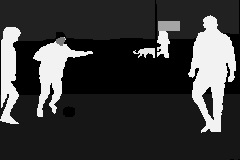
#> input picture 8. connected_component/image.jpg, 240 x 160 px
$ python connected_component.py
#> lines starting #> are read from the running program, lines starting #| are printed output that depends on the picture
from PIL import Image
import numpy as np
from scipy import ndimage
import matplotlib.pyplot as plt
blur_radius = 1.0
threshold = 50
img = Image.open('image.jpg').convert('L')
img = np.asarray(img)
blur_img = ndimage.gaussian_filter(img, blur_radius)
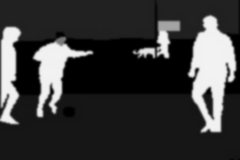
#> blur_img: shape (160, 240); min 0, max 242, mean 56.9
final_img, nr_objects = ndimage.label(blur_img > threshold)
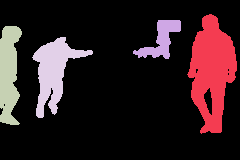
#> final_img: shape (160, 240) int32; 5 distinct labels, from 0 to 4; one colour per label, 0 black
#> nr_objects = 4
fig = plt.figure(figsize=(13, 9))
fig.suptitle('CONNECTED COMPONENT', fontsize=16)
rows = 1
columns = 2
fig.add_subplot(rows, columns, 1)
plt.imshow(img, cmap='Greys_r')
plt.axis('off')
plt.title("Input")
fig.add_subplot(rows, columns, 2)
plt.imshow(final_img, cmap='Greys_r')
plt.axis('off')
plt.title("Output")
plt.show()
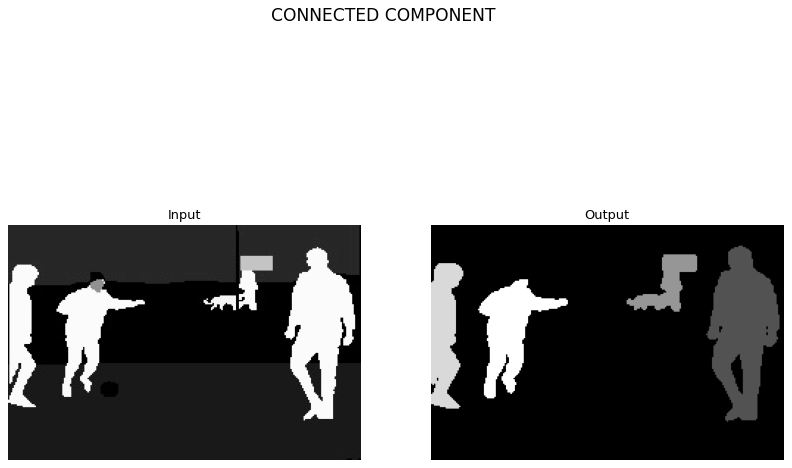
#> figure drawn by matplotlib, 2 panels
